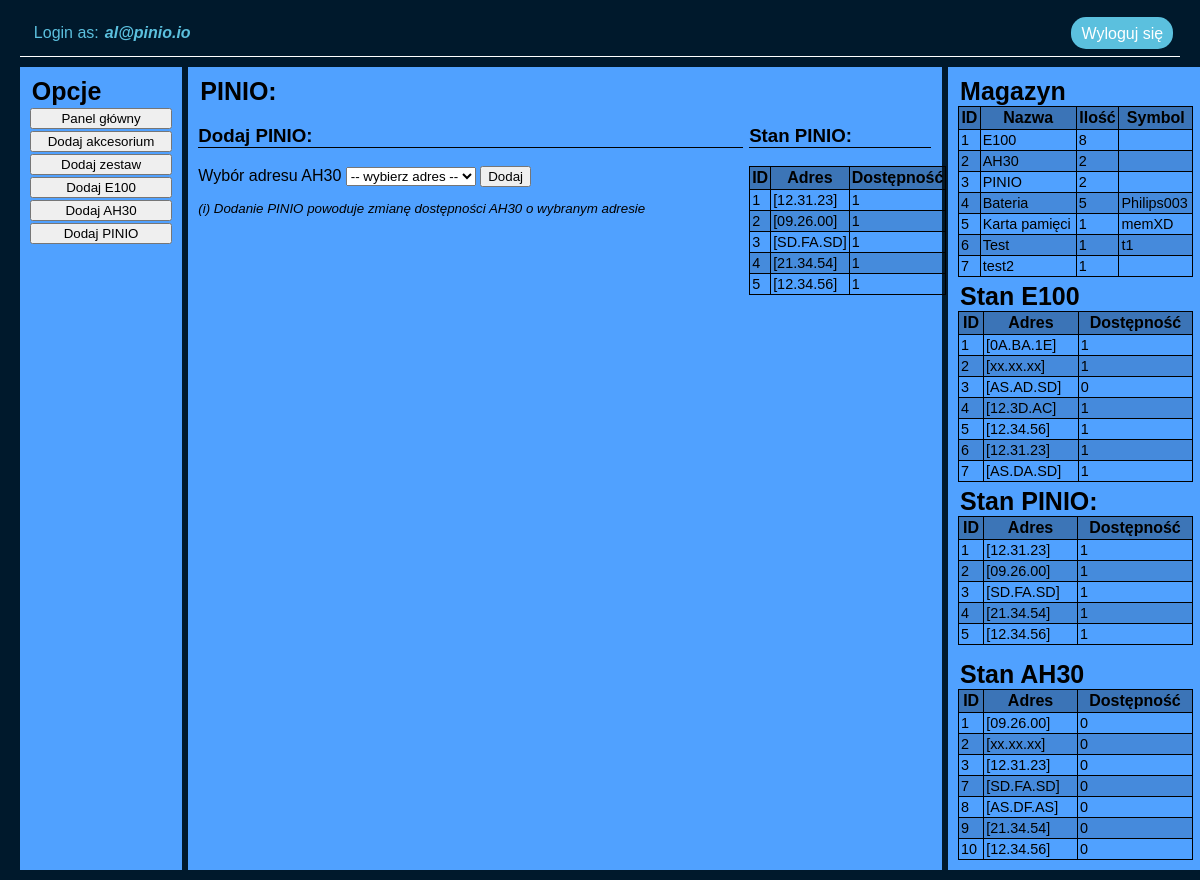
Page /inventory-add-pinio.php (signed in) on the committed database.
### tables this page shows
CREATE TABLE `pinio` (
  `id` int(11) NOT NULL,
  `address` text NOT NULL,
  `available` tinyint(1) NOT NULL,
  `timestamp` timestamp NOT NULL DEFAULT current_timestamp() ON UPDATE current_timestamp(),
  `add_date` datetime NOT NULL DEFAULT current_timestamp()
);

CREATE TABLE `inventory` (
  `id` int(11) NOT NULL,
  `name` text NOT NULL,
  `quantity` int(11) NOT NULL,
  `symbol` text NOT NULL,
  `timestamp` timestamp NOT NULL DEFAULT current_timestamp() ON UPDATE current_timestamp(),
  `add_date` datetime NOT NULL DEFAULT current_timestamp()
);

CREATE TABLE `e100` (
  `id` int(11) NOT NULL,
  `address` text NOT NULL,
  `available` tinyint(1) NOT NULL,
  `timestamp` timestamp NOT NULL DEFAULT current_timestamp() ON UPDATE current_timestamp(),
  `add_date` datetime NOT NULL DEFAULT current_timestamp()
);

CREATE TABLE `ah30` (
  `id` int(11) NOT NULL,
  `address` text NOT NULL,
  `available` tinyint(1) NOT NULL,
  `timestamp` timestamp NOT NULL DEFAULT current_timestamp() ON UPDATE current_timestamp(),
  `add_date` datetime NOT NULL DEFAULT current_timestamp()
);

### set-e100ah30-qty.php (called while the page is built, shortened)
<?php
$parts = ["E100", "AH30"];
foreach($parts as $part){
	$query = $db->prepare('SELECT * FROM '.strtolower($part).' WHERE available = "1"');
	$query->execute();
	$query = $query->fetchAll();
}

### html-magazyn.php (the view, shortened to what this page needs)
<?php
require_once 'set-e100ah30-qty.php';
$invPartsQuery = $db->query('SELECT * FROM inventory');
$invParts = $invPartsQuery->fetchAll();
$e100Query = $db->query('SELECT * FROM e100');
$e100 = $e100Query->fetchAll();
$pinioQuery = $db->query('SELECT * FROM pinio');
$pinio = $pinioQuery->fetchAll();
$ah30Query = $db->query('SELECT * FROM ah30');
$ah30 = $ah30Query->fetchAll();
?>
<div class="elements-sidebar-inventory">
    <legend>Magazyn</legend>
    <table>
        <thead>
        <tr><th>ID</th><th>Nazwa</th><th>Ilość</th><th>Symbol</th></tr>
        </thead>
        <tbody>
            <?php
                foreach($invParts as $part){
                    echo "<tr><td>{$part['id']}</td><td>{$part['name']}</td><td>{$part['quantity']}</td><td>{$part['symbol']}</td></tr>";
                }
            ?>
        </tbody>
    </table>
</div>
<div class="e100-sidebar-inventory">
    <legend>Stan E100</legend>
    <table>
        <thead>
        <tr><th>ID</th><th>Adres</th><th>Dostępność</th></tr>
        </thead>
        <tbody>
            <?php
                foreach($e100 as $part){
                    echo "<tr><td>{$part['id']}</td><td>{$part['address']}</td><td>{$part['available']}</td></tr>";
                }
            ?>
        </tbody>
    </table>
</div>
<div class="pinio-sidebar-inventory">
    <legend>Stan PINIO:</legend>
        <table>
            <thead>
            <tr><th>ID</th><th>Adres</th><th>Dostępność</th></tr>
            </thead>
            <tbody>
                <?php
                    foreach($pinio as $part){
                        echo "<tr><td>{$part['id']}</td><td>{$part['address']}</td><td>{$part['available']}</td></tr>";
                    }
                ?>
            </tbody>
        </table>
</div>
<div class="ah30-sidebar-inventory">
    <legend>Stan AH30</legend>
    <table>
        <thead>
        <tr><th>ID</th><th>Adres</th><th>Dostępność</th></tr>
        </thead>
        <tbody>
            <?php
                foreach($ah30 as $part){
                    echo "<tr><td>{$part['id']}</td><td>{$part['address']}</td><td>{$part['available']}</td></tr>";
                }
            ?>
        </tbody>
    </table>
</div>

### inventory-add-pinio.php (shortened to what this page needs)
<?php
	$db = require_once 'database.php';
	$pinioQuery = $db->query('SELECT * FROM pinio');
	$pinio = $pinioQuery->fetchAll();
	$ah30Query = $db->query('SELECT * FROM ah30');
	$ah30 = $ah30Query->fetchAll();
?>
<!DOCTYPE HTML>
<html lang="pl">
<head>
	<link rel="stylesheet" type="text/css" href="css/style.css">
</head>
<body>
<div class="container">
	<div class="header">
		<div class="login-text">
			<div>Login as: </div><div class="user"><?=$_SESSION['mail'];?></div>
		</div>
		<a href="logout.php" class="logout-btn">
			Wyloguj się
		</a>
	</div>
	<div class="main-grid">
		<div class="left-bar">
			<legend>Opcje</legend>
			<button onclick="window.location.href = 'inventory-panel.php';"> Panel główny </button>
			<button onclick="window.location.href = 'inventory-add-element.php';"> Dodaj akcesorium </button>
			<button onclick="window.location.href = 'inventory-add-set.php';"> Dodaj zestaw </button>
			<button onclick="window.location.href = 'inventory-add-e100.php';"> Dodaj E100 </button>
			<button onclick="window.location.href = 'inventory-add-ah30.php';"> Dodaj AH30 </button>
			<button onclick="window.location.href = '#';"> Dodaj PINIO </button>
		</div>
		<div class="main-content">
			<legend>PINIO:</legend>
			<div class="e100-main-content">
				<div class="e100-add">
					<form action="add-pinio.php" method="post" onsubmit="return confirm('Na pewno chcesz dodać element?');">
						<h3>Dodaj PINIO:</h3>
						<label for="address-select">Wybór adresu AH30</label>
						<select id="address-select" name="address" required>
							<option disabled selected value> -- wybierz adres -- </option>
						</select>
						<button>Dodaj</button>
						<p class="info"><i>(i) Dodanie PINIO powoduje zmianę dostępności AH30 o wybranym adresie</i></p>
					</form>
				</div>
				<div class="e100-inventory">
					<h3>Stan PINIO:</h3>
						<table>
							<thead>
							<tr><th>ID</th><th>Adres</th><th>Dostępność</th></tr>
							</thead>
							<tbody>
								<?php
									foreach($pinio as $part){
										echo "<tr><td>{$part['id']}</td><td>{$part['address']}</td><td>{$part['available']}</td></tr>";
									}
								?>
							</tbody>
						</table>
				</div>
			</div>
		</div>
		<div class="right-bar">
			<?php
			require 'html-magazyn.php';
			?>
		</div>
	</div>
</div>
</body>
</html>

### css/style.css (style rules this page uses)
:root { --primary-color: #50a1ff; --second-color: #5bc0de; --back-color: rgb(0, 25, 44); }
body { background-color: var(--back-color); font-family: 'Open-sans', sans-serif; }
legend { font-size: 25px; font-weight: bold; }
h3 { border-bottom: 1px solid; }
.info { font-size: smaller; }
.container { padding: 2px; width: 98%; margin-left: auto; margin-right: auto; }
.header { background-color: transparent; color: var(--second-color); display: flex; width: auto; border-bottom: 1px solid white; padding: 7px; margin-bottom: 10px; }
.login-text { display: grid; gap: 2px; grid-template-columns: auto auto; padding: 7px }
.user { padding-left: 4px; float: left; font-weight: bold; font-style: italic; }
.logout-btn { float: left; text-decoration: none; background-color: var(--second-color); color: #ffffff; border-radius: 15px; padding: 8px 10px 1px 10px; }
.main-grid { display: grid; gap: 6px; grid-template-columns: 14% auto 20%; }
.left-bar { background-color: var(--primary-color); padding: 10px; display: grid; align-content: start; gap: 2px; }
.main-content { background-color: var(--primary-color); padding: 10px; }
.right-bar { display: grid; grid-gap: 5px; min-width: 235px; background-color: var(--primary-color); padding: 10px; }
.right-bar div { max-height: 200px; overflow: auto; }
table { width: 100%; border-collapse: collapse; margin-bottom: 10px; }
table, th, td { padding: 2px; border: 1px solid black; }
th { background-color: rgba(12, 12, 12, 0.295); }
td { font-size: 0.9em; }
tr:nth-child(even) { background-color: #07070723; }
.e100-main-content { width: 99%; display: grid; gap: 6px; grid-template-columns: 75% 25%; grid-template-rows: auto auto; }
.e100-inventory { grid-column: 2; grid-row: 1 / last-line; }

### rows in the picture
pinio: id "1", address "[12.31.23]", available "1"
pinio: id "2", address "[09.26.00]", available "1"
pinio: id "3", address "[SD.FA.SD]", available "1"
pinio: id "4", address "[21.34.54]", available "1"
pinio: id "5", address "[12.34.56]", available "1"
inventory: id "1", name "E100", quantity "8"
inventory: id "2", name "AH30", quantity "2"
inventory: id "3", name "PINIO", quantity "2"
inventory: id "4", name "Bateria", quantity "5", symbol "Philips003"
inventory: id "5", name "Karta pamięci", quantity "1", symbol "memXD"
inventory: id "6", name "Test", quantity "1", symbol "t1"
inventory: id "7", name "test2", quantity "1"
e100: id "1", address "[0A.BA.1E]", available "1"
e100: id "2", address "[xx.xx.xx]", available "1"
e100: id "3", address "[AS.AD.SD]", available "0"
e100: id "4", address "[12.3D.AC]", available "1"
e100: id "5", address "[12.34.56]", available "1"
e100: id "6", address "[12.31.23]", available "1"
e100: id "7", address "[AS.DA.SD]", available "1"
ah30: id "1", address "[09.26.00]", available "0"
ah30: id "2", address "[xx.xx.xx]", available "0"
ah30: id "3", address "[12.31.23]", available "0"
ah30: id "7", address "[SD.FA.SD]", available "0"
ah30: id "8", address "[AS.DF.AS]", available "0"
ah30: id "9", address "[21.34.54]", available "0"
ah30: id "10", address "[12.34.56]", available "0"

### other values in the picture
$_SESSION['mail'] "al@pinio.io"
